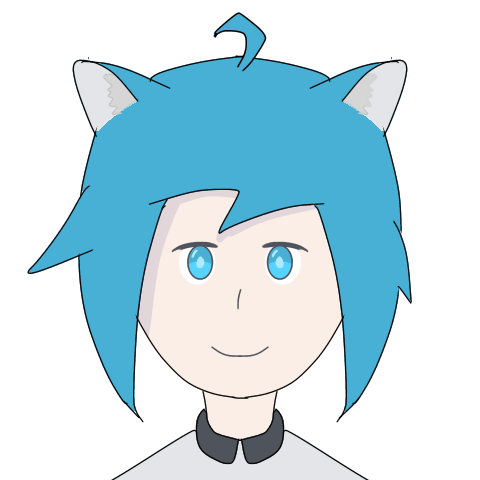
#> input picture test.png, 480 x 480 px, given in place of background-base.png, which was not available
$ python core.py
#> lines starting #> are read from the running program, lines starting #| are printed output that depends on the picture; pictures that were not available may be replaced by others from this repository, and a replacement may not be noted
import os
from PIL import Image, ImageOps

__all__ = ['Generator']

assets_dir = os.path.dirname(__file__) + "/assets"
base_normal = Image.open(assets_dir + "/background-base.png")
#> base_normal is the input picture: PIL image 480x480 RGBA; mean R, G, B, A 197.1, 223.3, 232.5, 255
mask_img = Image.open(assets_dir + "/mask.png").convert("L")
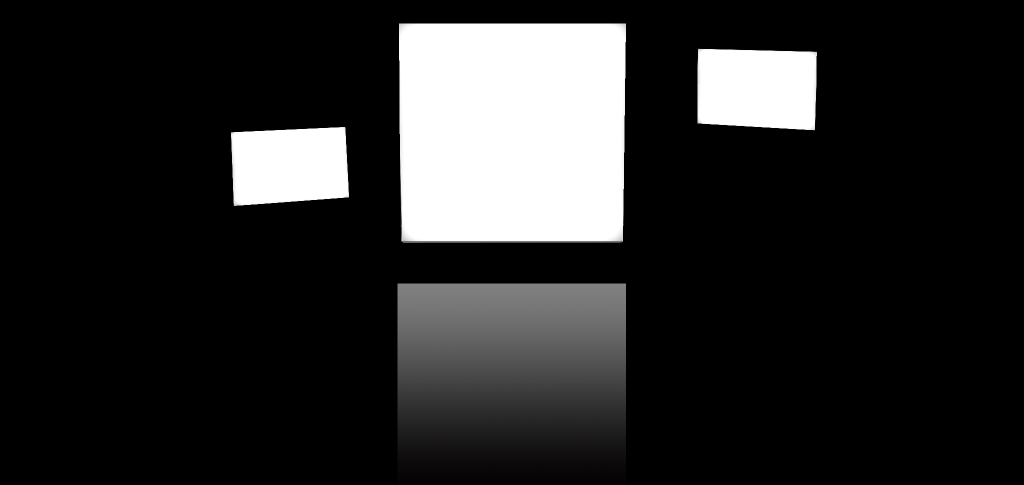
#> input picture pjsekai_background_gen_pillow/assets/mask.png, 2048 x 970 px (shown at 1/2 size)
side_mask = Image.open(assets_dir + "/side-mask.png")
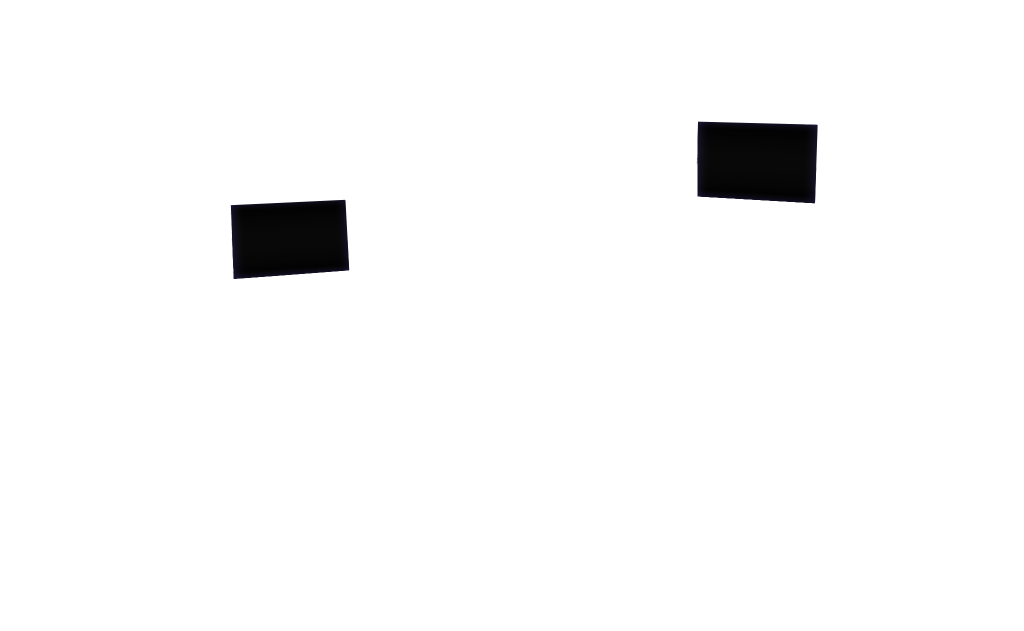
#> input picture pjsekai_background_gen_pillow/assets/side-mask.png, 2048 x 1261 px (shown at 1/2 size)
#> side_mask is the input picture: PIL image 2048x1261 RGBA; mean R, G, B, A 247.7, 247.6, 247.8, 6.9
frame = Image.open(assets_dir + "/frame.png")
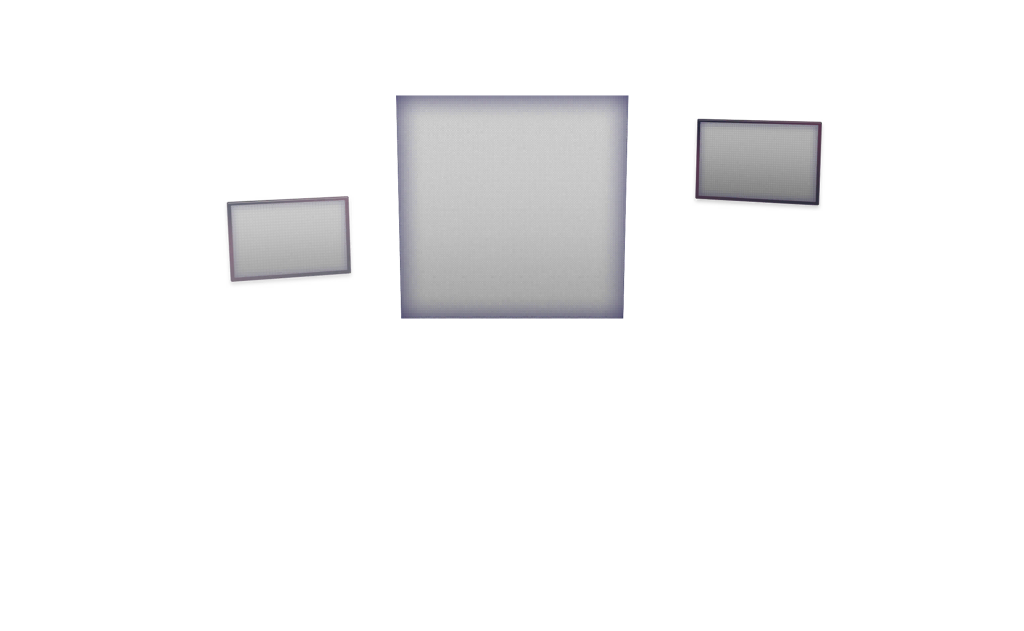
#> input picture pjsekai_background_gen_pillow/assets/frame.png, 2048 x 1261 px (shown at 1/2 size)
#> frame is the input picture: PIL image 2048x1261 RGBA; mean R, G, B, A 235.7, 235.6, 236.2, 14.5


class Deformer:
    """
    Class for ImageOps.deform. Should be used only in internal functions.
    """

    def __init__(self, dist: tuple[int]):
        self.dist = dist

    def getmesh(self, im: Image):
        return [((0, 0, *im.size), self.dist)]


# [7 lines left out: function set_alpha, not called in this run]


class Generator:
    """
    Generater for background images.

    Parameters
    ----------
    base : Image.Image
        Base background image.
        Defaults to Built-in background image.
    """

    # [81 lines left out: functions __init__, generate, not called in this run]
